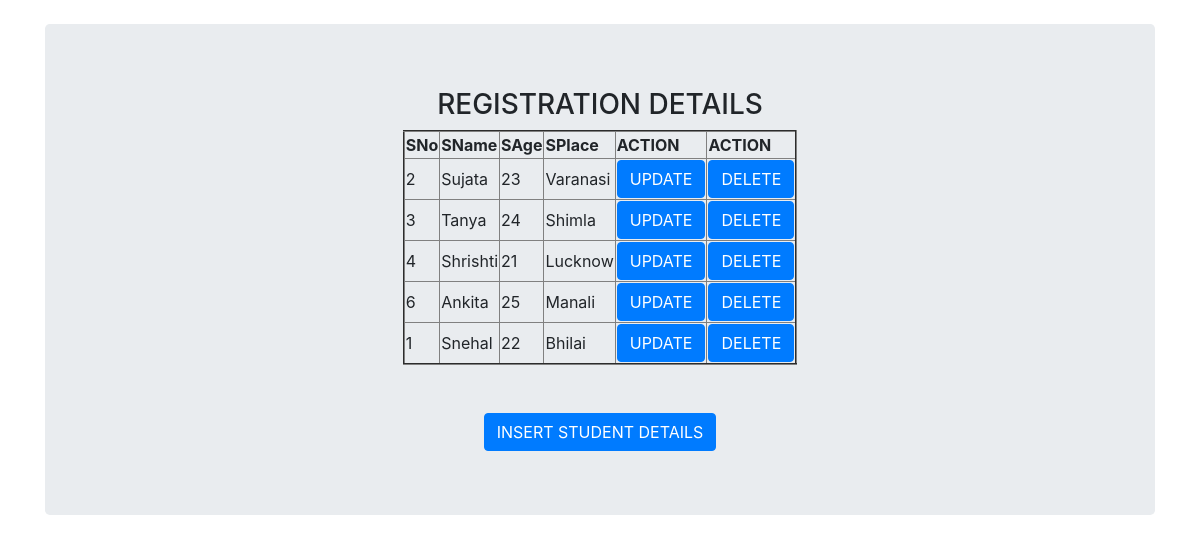
The app's page /read/ with its own data.
### crudapp/models.py (models this page shows)
class Student(models.Model):
    sno = models.IntegerField()
    sname = models.CharField(max_length=20)
    sage = models.IntegerField()
    splace = models.CharField(max_length=25)

### crudapp/views.py (the view)
# urls.py: path('read/', views.read_data),
def read_data(request):
    student_details = Student.objects.all()
    my_dict = {'student_details':student_details}
    return render(request,'html/read.html',my_dict)

### templates/html/read.html (shortened to what this page needs)
<!DOCTYPE html>
<html lang="en" dir="ltr">
  <head>
    <link rel="stylesheet" href="https://cdn.jsdelivr.net/npm/bootstrap@4.5.3/dist/css/bootstrap.min.css">
  </head>
  <body>
    <br>
    <div class="container" align = "center">
      <div class="jumbotron">
        <table border="2">
          <h3> REGISTRATION DETAILS </h3>
          <tbody>
            <thead>
              <th> SNo</th>
              <th> SName</th>
              <th> SAge</th>
              <th> SPlace</th>
              <th> ACTION </th>
              <th> ACTION </th>
              {% for i in student_details %}
              <tr>
                  <td> {{i.sno}} </td>
                  <td> {{i.sname}} </td>
                  <td> {{i.sage}} </td>
                  <td> {{i.splace}} </td>
                  <th> <a href="/update/{{i.id}}" class="btn btn-primary"> UPDATE </a> </th>
                  <th> <a href="/delete/{{i.id}}" class="btn btn-primary"> DELETE </a> </th>
              </tr>
            </thead>
          </tbody>
          {% endfor %}
        </table><br><br>
         <a href="/insert" class = "btn btn-primary"> INSERT STUDENT DETAILS </a>
      </div>
    </div>
  </body>
</html>

### records on screen
Student: sno "2", sname "Sujata", sage "23", splace "Varanasi"
Student: sno "3", sname "Tanya", sage "24", splace "Shimla"
Student: sno "4", sname "Shrishti", sage "21", splace "Lucknow"
Student: sno "6", sname "Ankita", sage "25", splace "Manali"
Student: sno "1", sname "Snehal", sage "22", splace "Bhilai"
